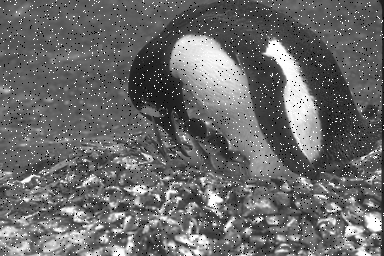
#> input picture data/cv_data/salt_and_pepper.png, 384 x 256 px, found by its file name
$ python cv_img_proc_smoothing_median.py
#> lines starting #> are read from the running program, lines starting #| are printed output that depends on the picture
# ******************************************************************************
# This file is part of dlplay
#
# Copyright (C) Luigi Freda <luigi dot freda at gmail dot com>
#
# dlplay is free software: you can redistribute it and/or modify
# it under the terms of the GNU General Public License as published by
# the Free Software Foundation, either version 3 of the License, or
# (at your option) any later version.
#
# dlplay is distributed in the hope that it will be useful,
# but WITHOUT ANY WARRANTY; without even the implied warranty of
# MERCHANTABILITY or FITNESS FOR A PARTICULAR PURPOSE. See the
# GNU General Public License for more details.
#
# You should have received a copy of the GNU General Public License
# along with dlplay. If not, see <http://www.gnu.org/licenses/>.
# ******************************************************************************
import cv2
import numpy as np
from matplotlib import pyplot as plt

"""
3. Median Blurring
Here, the function cv2.medianBlur() takes median of all the pixels under kernel area and central element is replaced with this median value.
This is highly effective against salt-and-pepper noise in the images.
Interesting thing is that, in the above filters, central element is a newly calculated value which may be a pixel value in the image or a new value.
But in median blurring, central element is always replaced by some pixel value in the image. It reduces the noise effectively. Its kernel size should be a positive odd integer.

In this demo, I added a 50% noise to our original image and applied median blur. Check the result:
"""

img = cv2.imread('data/salt_and_pepper.png')
#> img is the input picture: shape (256, 384, 3); min 0, max 255, mean 106

median = cv2.medianBlur(img,5)
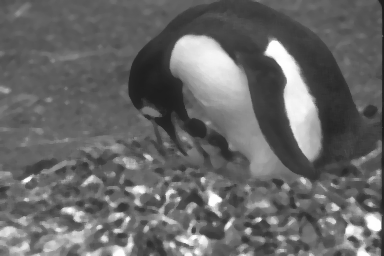
#> median: shape (256, 384, 3); min 27, max 255, mean 103.4

plt.subplot(121),plt.imshow(img),plt.title('Original')
plt.xticks([]), plt.yticks([])
plt.subplot(122),plt.imshow(median),plt.title('Median')
plt.xticks([]), plt.yticks([])
plt.show()
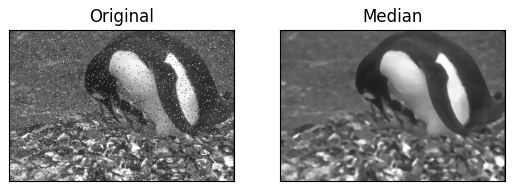
#> figure drawn by matplotlib, 2 panels

$ run again, with data/cv_data/aloeGT.png copied over data/cv_data/salt_and_pepper.png
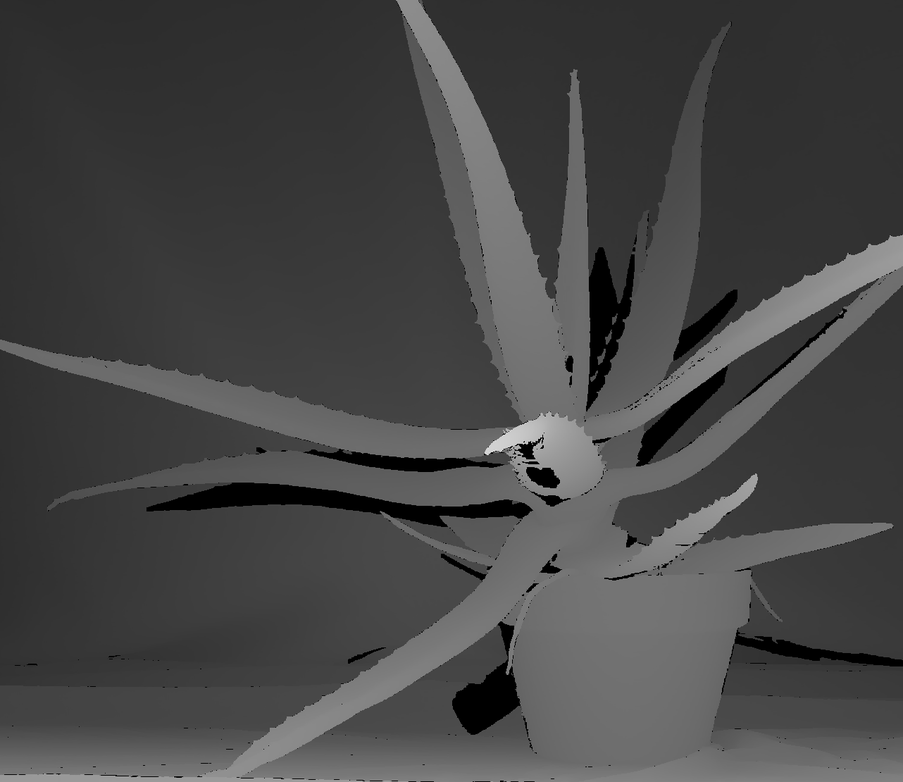
#> input picture data/cv_data/aloeGT.png, 903 x 782 px, shrunk from 1282 x 1110 before the run, found by its file name
#> img is the input picture: shape (782, 903, 3); min 0, max 233, mean 69.8
#> `plt.show()`:
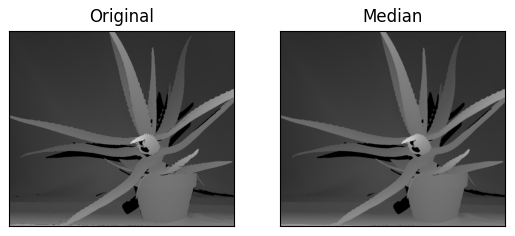
#> figure drawn by matplotlib, 2 panels

$ run again, with data/cv_data/basketball1.png copied over data/cv_data/salt_and_pepper.png
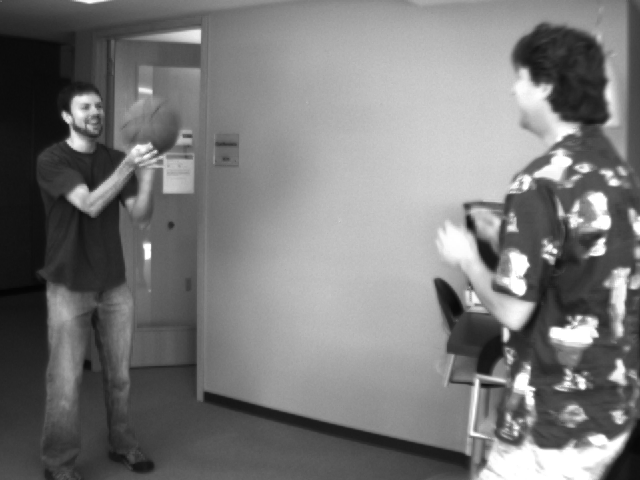
#> input picture data/cv_data/basketball1.png, 640 x 480 px, found by its file name
#> img is the input picture: shape (480, 640, 3); min 4, max 255, mean 120.3
#> `plt.show()`:
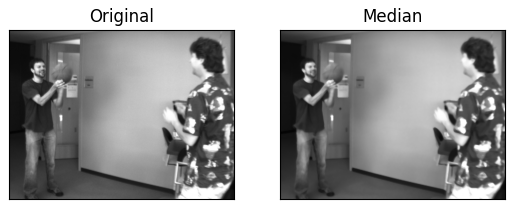
#> figure drawn by matplotlib, 2 panels
